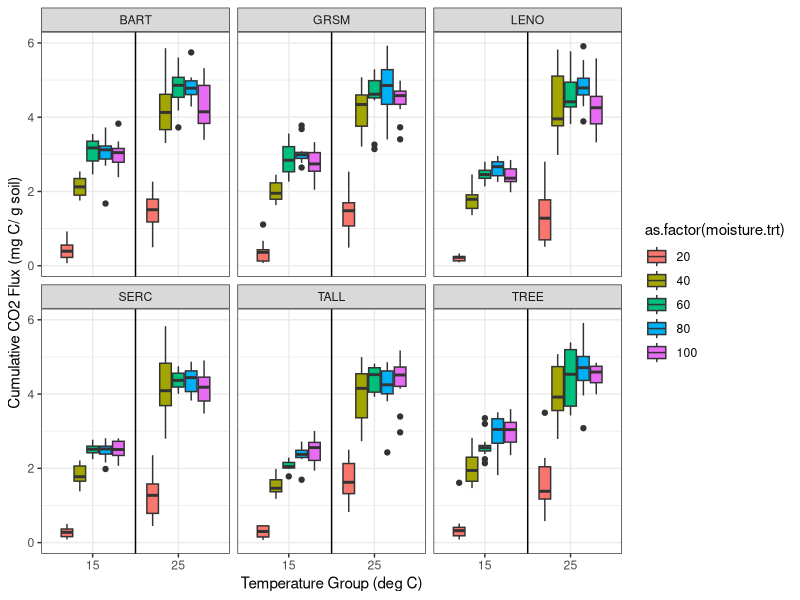
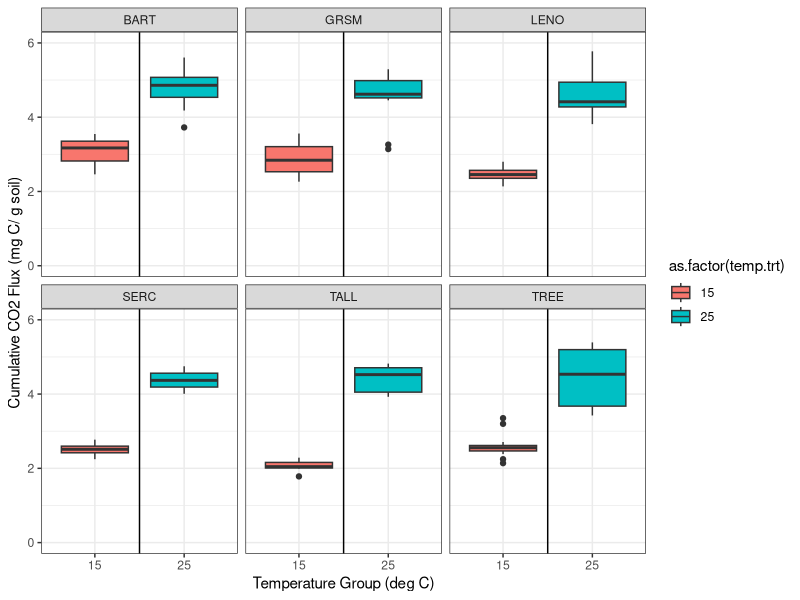

Generate these figures, in order, with R:
library(dplyr)
library(ggplot2)

setwd("C:/GitHub/MIMICS_MSBio/Data")
df <- read.csv("CMIN_cum.csv", as.is=T)

df2 <- df %>% filter(site == "BART")

ggplot(df, aes(x=as.character(temp.trt), y=cumulativeCO2Flux, fill = as.factor(moisture.trt))) +
  geom_boxplot() + 
  theme_bw() +
  ylim(0,6) +
  xlab("Temperature Group (deg C)") +
  ylab("Cumulative CO2 Flux (mg C/ g soil)") +
  geom_vline(xintercept = 1.5) +
  facet_wrap(~ site)


# ggplot(df, aes(x=as.factor(site), y=cumulativeCO2Flux, fill = as.factor(moisture.trt))) +
#   geom_boxplot() + 
#   theme_bw() +
#   ylim(0,6) +
#   xlab("Temperature Group (deg C)") +
#   ylab("Cumulative CO2 Flux (mg C/ g soil)") +
#   facet_wrap(~ as.factor(temp.trt))

ggplot(df %>% filter(moisture.trt == 60), aes(x=as.character(temp.trt), y=cumulativeCO2Flux, fill = as.factor(temp.trt))) +
  geom_boxplot() + 
  theme_bw() +
  ylim(0,6) +
  xlab("Temperature Group (deg C)") +
  ylab("Cumulative CO2 Flux (mg C/ g soil)") +
  geom_vline(xintercept = 1.5) +
  facet_wrap(~ site)


